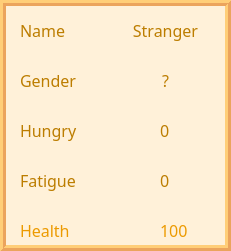
     <widget class="QFrame" name="frame">
      <property name="geometry">
       <rect>
        <x>290</x>
        <y>160</y>
        <width>231</width>
        <height>251</height>
       </rect>
      </property>
      <property name="palette">
       <palette>
        <active>
         <colorrole role="WindowText">
          <brush brushstyle="SolidPattern">
           <color alpha="255">
            <red>0</red>
            <green>0</green>
            <blue>0</blue>
           </color>
          </brush>
         </colorrole>
         <colorrole role="Button">
          <brush brushstyle="SolidPattern">
           <color alpha="255">
            <red>255</red>
            <green>255</green>
            <blue>255</blue>
           </color>
          </brush>
         </colorrole>
         <colorrole role="Light">
          <brush brushstyle="SolidPattern">
           <color alpha="255">
            <red>255</red>
            <green>206</green>
            <blue>120</blue>
           </color>
          </brush>
         </colorrole>
         <colorrole role="Midlight">
          <brush brushstyle="SolidPattern">
           <color alpha="255">
            <red>255</red>
            <green>231</green>
            <blue>175</blue>
           </color>
          </brush>
         </colorrole>
         <colorrole role="Dark">
          <brush brushstyle="SolidPattern">
           <color alpha="255">
            <red>235</red>
            <green>164</green>
            <blue>93</blue>
           </color>
          </brush>
         </colorrole>
         <colorrole role="Mid">
          <brush brushstyle="SolidPattern">
           <color alpha="255">
            <red>170</red>
            <green>170</green>
            <blue>170</blue>
           </color>
          </brush>
         </colorrole>
         <colorrole role="Text">
          <brush brushstyle="SolidPattern">
           <color alpha="255">
            <red>0</red>
            <green>0</green>
            <blue>0</blue>
           </color>
          </brush>
         </colorrole>
         <colorrole role="BrightText">
          <brush brushstyle="SolidPattern">
           <color alpha="255">
            <red>255</red>
            <green>255</green>
            <blue>255</blue>
           </color>
          </brush>
         </colorrole>
         <colorrole role="ButtonText">
          <brush brushstyle="SolidPattern">
           <color alpha="255">
            <red>0</red>
            <green>0</green>
            <blue>0</blue>
           </color>
          </brush>
         </colorrole>
         <colorrole role="Base">
          <brush brushstyle="SolidPattern">
           <color alpha="255">
            <red>255</red>
            <green>252</green>
            <blue>215</blue>
           </color>
          </brush>
         </colorrole>
         <colorrole role="Window">
          <brush brushstyle="SolidPattern">
           <color alpha="255">
            <red>255</red>
            <green>241</green>
            <blue>217</blue>
           </color>
          </brush>
         </colorrole>
         <colorrole role="Shadow">
          <brush brushstyle="SolidPattern">
           <color alpha="255">
            <red>0</red>
            <green>0</green>
            <blue>0</blue>
           </color>
          </brush>
         </colorrole>
         <colorrole role="AlternateBase">
          <brush brushstyle="SolidPattern">
           <color alpha="255">
            <red>255</red>
            <green>255</green>
            <blue>255</blue>
           </color>
          </brush>
         </colorrole>
         <colorrole role="ToolTipBase">
          <brush brushstyle="SolidPattern">
           <color alpha="255">
            <red>255</red>
            <green>255</green>
            <blue>220</blue>
           </color>
          </brush>
         </colorrole>
         <colorrole role="ToolTipText">
          <brush brushstyle="SolidPattern">
           <color alpha="255">
            <red>0</red>
            <green>0</green>
            <blue>0</blue>
           </color>
          </brush>
         </colorrole>
        </active>
        <inactive>
         <colorrole role="WindowText">
          <brush brushstyle="SolidPattern">
           <color alpha="255">
            <red>0</red>
            <green>0</green>
            <blue>0</blue>
           </color>
          </brush>
         </colorrole>
         <colorrole role="Button">
          <brush brushstyle="SolidPattern">
           <color alpha="255">
            <red>255</red>
            <green>255</green>
            <blue>255</blue>
           </color>
          </brush>
         </colorrole>
         <colorrole role="Light">
          <brush brushstyle="SolidPattern">
           <color alpha="255">
            <red>255</red>
            <green>206</green>
            <blue>120</blue>
           </color>
          </brush>
         </colorrole>
         <colorrole role="Midlight">
          <brush brushstyle="SolidPattern">
           <color alpha="255">
            <red>255</red>
            <green>231</green>
            <blue>175</blue>
           </color>
          </brush>
         </colorrole>
         <colorrole role="Dark">
          <brush brushstyle="SolidPattern">
           <color alpha="255">
            <red>235</red>
            <green>164</green>
            <blue>93</blue>
           </color>
          </brush>
         </colorrole>
         <colorrole role="Mid">
          <brush brushstyle="SolidPattern">
           <color alpha="255">
            <red>170</red>
            <green>170</green>
            <blue>170</blue>
           </color>
          </brush>
         </colorrole>
         <colorrole role="Text">
          <brush brushstyle="SolidPattern">
           <color alpha="255">
            <red>0</red>
            <green>0</green>
            <blue>0</blue>
           </color>
          </brush>
         </colorrole>
         <colorrole role="BrightText">
          <brush brushstyle="SolidPattern">
           <color alpha="255">
            <red>255</red>
            <green>255</green>
            <blue>255</blue>
           </color>
          </brush>
         </colorrole>
         <colorrole role="ButtonText">
          <brush brushstyle="SolidPattern">
           <color alpha="255">
            <red>0</red>
            <green>0</green>
            <blue>0</blue>
           </color>
          </brush>
         </colorrole>
         <colorrole role="Base">
          <brush brushstyle="SolidPattern">
           <color alpha="255">
            <red>255</red>
            <green>252</green>
            <blue>215</blue>
           </color>
          </brush>
         </colorrole>
         <colorrole role="Window">
          <brush brushstyle="SolidPattern">
           <color alpha="255">
            <red>255</red>
            <green>241</green>
            <blue>217</blue>
           </color>
          </brush>
         </colorrole>
         <colorrole role="Shadow">
          <brush brushstyle="SolidPattern">
           <color alpha="255">
            <red>0</red>
            <green>0</green>
            <blue>0</blue>
           </color>
          </brush>
         </colorrole>
         <colorrole role="AlternateBase">
          <brush brushstyle="SolidPattern">
           <color alpha="255">
            <red>255</red>
            <green>255</green>
            <blue>255</blue>
           </color>
          </brush>
         </colorrole>
         <colorrole role="ToolTipBase">
          <brush brushstyle="SolidPattern">
           <color alpha="255">
            <red>255</red>
            <green>255</green>
            <blue>220</blue>
           </color>
          </brush>
         </colorrole>
         <colorrole role="ToolTipText">
          <brush brushstyle="SolidPattern">
           <color alpha="255">
            <red>0</red>
            <green>0</green>
            <blue>0</blue>
           </color>
          </brush>
         </colorrole>
        </inactive>
        <disabled>
         <colorrole role="WindowText">
          <brush brushstyle="SolidPattern">
           <color alpha="255">
            <red>235</red>
            <green>164</green>
            <blue>93</blue>
           </color>
          </brush>
         </colorrole>
         <colorrole role="Button">
          <brush brushstyle="SolidPattern">
           <color alpha="255">
            <red>255</red>
            <green>255</green>
            <blue>255</blue>
           </color>
          </brush>
         </colorrole>
         <colorrole role="Light">
          <brush brushstyle="SolidPattern">
           <color alpha="255">
            <red>255</red>
            <green>206</green>
            <blue>120</blue>
           </color>
          </brush>
         </colorrole>
         <colorrole role="Midlight">
          <brush brushstyle="SolidPattern">
           <color alpha="255">
            <red>255</red>
            <green>231</green>
            <blue>175</blue>
           </color>
          </brush>
         </colorrole>
         <colorrole role="Dark">
          <brush brushstyle="SolidPattern">
           <color alpha="255">
            <red>235</red>
            <green>164</green>
            <blue>93</blue>
           </color>
          </brush>
         </colorrole>
         <colorrole role="Mid">
          <brush brushstyle="SolidPattern">
           <color alpha="255">
            <red>170</red>
            <green>170</green>
            <blue>170</blue>
           </color>
          </brush>
         </colorrole>
         <colorrole role="Text">
          <brush brushstyle="SolidPattern">
           <color alpha="255">
            <red>235</red>
            <green>164</green>
            <blue>93</blue>
           </color>
          </brush>
         </colorrole>
         <colorrole role="BrightText">
          <brush brushstyle="SolidPattern">
           <color alpha="255">
            <red>255</red>
            <green>255</green>
            <blue>255</blue>
           </color>
          </brush>
         </colorrole>
         <colorrole role="ButtonText">
          <brush brushstyle="SolidPattern">
           <color alpha="255">
            <red>235</red>
            <green>164</green>
            <blue>93</blue>
           </color>
          </brush>
         </colorrole>
         <colorrole role="Base">
          <brush brushstyle="SolidPattern">
           <color alpha="255">
            <red>255</red>
            <green>241</green>
            <blue>217</blue>
           </color>
          </brush>
         </colorrole>
         <colorrole role="Window">
          <brush brushstyle="SolidPattern">
           <color alpha="255">
            <red>255</red>
            <green>241</green>
            <blue>217</blue>
           </color>
          </brush>
         </colorrole>
         <colorrole role="Shadow">
          <brush brushstyle="SolidPattern">
           <color alpha="255">
            <red>0</red>
            <green>0</green>
            <blue>0</blue>
           </color>
          </brush>
         </colorrole>
         <colorrole role="AlternateBase">
          <brush brushstyle="SolidPattern">
           <color alpha="255">
            <red>255</red>
            <green>255</green>
            <blue>255</blue>
           </color>
          </brush>
         </colorrole>
         <colorrole role="ToolTipBase">
          <brush brushstyle="SolidPattern">
           <color alpha="255">
            <red>255</red>
            <green>255</green>
            <blue>220</blue>
           </color>
          </brush>
         </colorrole>
         <colorrole role="ToolTipText">
          <brush brushstyle="SolidPattern">
           <color alpha="255">
            <red>0</red>
            <green>0</green>
            <blue>0</blue>
           </color>
          </brush>
         </colorrole>
        </disabled>
       </palette>
      </property>
      <property name="font">
       <font>
        <family>MS Shell Dlg 2</family>
        <pointsize>8</pointsize>
        <weight>50</weight>
        <bold>false</bold>
       </font>
      </property>
      <property name="autoFillBackground">
       <bool>true</bool>
      </property>
      <property name="frameShape">
       <enum>QFrame::Box</enum>
      </property>
      <property name="frameShadow">
       <enum>QFrame::Raised</enum>
      </property>
      <property name="lineWidth">
       <number>3</number>
      </property>
      <widget class="QLabel" name="Status1">
       <property name="geometry">
        <rect>
         <x>20</x>
         <y>120</y>
         <width>81</width>
         <height>21</height>
        </rect>
       </property>
       <property name="palette">
        <palette>
         <active>
          <colorrole role="WindowText">
           <brush brushstyle="SolidPattern">
            <color alpha="255">
             <red>188</red>
             <green>125</green>
             <blue>0</blue>
            </color>
           </brush>
          </colorrole>
         </active>
         <inactive>
          <colorrole role="WindowText">
           <brush brushstyle="SolidPattern">
            <color alpha="255">
             <red>188</red>
             <green>125</green>
             <blue>0</blue>
            </color>
           </brush>
          </colorrole>
         </inactive>
         <disabled>
          <colorrole role="WindowText">
           <brush brushstyle="SolidPattern">
            <color alpha="255">
             <red>120</red>
             <green>120</green>
             <blue>120</blue>
            </color>
           </brush>
          </colorrole>
         </disabled>
        </palette>
       </property>
       <property name="font">
        <font>
         <family>Roland</family>
         <pointsize>12</pointsize>
        </font>
       </property>
       <property name="text">
        <string>Hungry</string>
       </property>
      </widget>
      <widget class="QLabel" name="Status4">
       <property name="geometry">
        <rect>
         <x>20</x>
         <y>70</y>
         <width>81</width>
         <height>21</height>
        </rect>
       </property>
       <property name="palette">
        <palette>
         <active>
          <colorrole role="WindowText">
           <brush brushstyle="SolidPattern">
            <color alpha="255">
             <red>188</red>
             <green>125</green>
             <blue>0</blue>
            </color>
           </brush>
          </colorrole>
         </active>
         <inactive>
          <colorrole role="WindowText">
           <brush brushstyle="SolidPattern">
            <color alpha="255">
             <red>188</red>
             <green>125</green>
             <blue>0</blue>
            </color>
           </brush>
          </colorrole>
         </inactive>
         <disabled>
          <colorrole role="WindowText">
           <brush brushstyle="SolidPattern">
            <color alpha="255">
             <red>120</red>
             <green>120</green>
             <blue>120</blue>
            </color>
           </brush>
          </colorrole>
         </disabled>
        </palette>
       </property>
       <property name="font">
        <font>
         <family>Roland</family>
         <pointsize>12</pointsize>
        </font>
       </property>
       <property name="text">
        <string>Gender</string>
       </property>
      </widget>
      <widget class="QLabel" name="Fatigue">
       <property name="geometry">
        <rect>
         <x>160</x>
         <y>170</y>
         <width>31</width>
         <height>21</height>
        </rect>
       </property>
       <property name="palette">
        <palette>
         <active>
          <colorrole role="WindowText">
           <brush brushstyle="SolidPattern">
            <color alpha="255">
             <red>188</red>
             <green>125</green>
             <blue>0</blue>
            </color>
           </brush>
          </colorrole>
         </active>
         <inactive>
          <colorrole role="WindowText">
           <brush brushstyle="SolidPattern">
            <color alpha="255">
             <red>188</red>
             <green>125</green>
             <blue>0</blue>
            </color>
           </brush>
          </colorrole>
         </inactive>
         <disabled>
          <colorrole role="WindowText">
           <brush brushstyle="SolidPattern">
            <color alpha="255">
             <red>120</red>
             <green>120</green>
             <blue>120</blue>
            </color>
           </brush>
          </colorrole>
         </disabled>
        </palette>
       </property>
       <property name="font">
        <font>
         <family>Roland</family>
         <pointsize>12</pointsize>
        </font>
       </property>
       <property name="text">
        <string>0</string>
       </property>
      </widget>
      <widget class="QLabel" name="NamePerson">
       <property name="geometry">
        <rect>
         <x>110</x>
         <y>20</y>
         <width>111</width>
         <height>21</height>
        </rect>
       </property>
       <property name="palette">
        <palette>
         <active>
          <colorrole role="WindowText">
           <brush brushstyle="SolidPattern">
            <color alpha="255">
             <red>188</red>
             <green>125</green>
             <blue>0</blue>
            </color>
           </brush>
          </colorrole>
         </active>
         <inactive>
          <colorrole role="WindowText">
           <brush brushstyle="SolidPattern">
            <color alpha="255">
             <red>188</red>
             <green>125</green>
             <blue>0</blue>
            </color>
           </brush>
          </colorrole>
         </inactive>
         <disabled>
          <colorrole role="WindowText">
           <brush brushstyle="SolidPattern">
            <color alpha="255">
             <red>120</red>
             <green>120</green>
             <blue>120</blue>
            </color>
           </brush>
          </colorrole>
         </disabled>
        </palette>
       </property>
       <property name="font">
        <font>
         <family>Roland</family>
         <pointsize>12</pointsize>
        </font>
       </property>
       <property name="text">
        <string>Stranger</string>
       </property>
       <property name="alignment">
        <set>Qt::AlignCenter</set>
       </property>
      </widget>
      <widget class="QLabel" name="Status4_2">
       <property name="geometry">
        <rect>
         <x>20</x>
         <y>220</y>
         <width>81</width>
         <height>21</height>
        </rect>
       </property>
       <property name="palette">
        <palette>
         <active>
          <colorrole role="WindowText">
           <brush brushstyle="SolidPattern">
            <color alpha="255">
             <red>236</red>
             <green>154</green>
             <blue>0</blue>
            </color>
           </brush>
          </colorrole>
         </active>
         <inactive>
          <colorrole role="WindowText">
           <brush brushstyle="SolidPattern">
            <color alpha="255">
             <red>236</red>
             <green>154</green>
             <blue>0</blue>
            </color>
           </brush>
          </colorrole>
         </inactive>
         <disabled>
          <colorrole role="WindowText">
           <brush brushstyle="SolidPattern">
            <color alpha="255">
             <red>120</red>
             <green>120</green>
             <blue>120</blue>
            </color>
           </brush>
          </colorrole>
         </disabled>
        </palette>
       </property>
       <property name="font">
        <font>
         <family>Roland</family>
         <pointsize>12</pointsize>
        </font>
       </property>
       <property name="text">
        <string>Health</string>
       </property>
      </widget>
      <widget class="QLabel" name="Health">
       <property name="geometry">
        <rect>
         <x>160</x>
         <y>220</y>
         <width>31</width>
         <height>21</height>
        </rect>
       </property>
       <property name="palette">
        <palette>
         <active>
          <colorrole role="WindowText">
           <brush brushstyle="SolidPattern">
            <color alpha="255">
             <red>236</red>
             <green>154</green>
             <blue>0</blue>
            </color>
           </brush>
          </colorrole>
         </active>
         <inactive>
          <colorrole role="WindowText">
           <brush brushstyle="SolidPattern">
            <color alpha="255">
             <red>236</red>
             <green>154</green>
             <blue>0</blue>
            </color>
           </brush>
          </colorrole>
         </inactive>
         <disabled>
          <colorrole role="WindowText">
           <brush brushstyle="SolidPattern">
            <color alpha="255">
             <red>120</red>
             <green>120</green>
             <blue>120</blue>
            </color>
           </brush>
          </colorrole>
         </disabled>
        </palette>
       </property>
       <property name="font">
        <font>
         <family>Roland</family>
         <pointsize>12</pointsize>
        </font>
       </property>
       <property name="text">
        <string>100</string>
       </property>
      </widget>
      <widget class="QLabel" name="Status3">
       <property name="geometry">
        <rect>
         <x>20</x>
         <y>20</y>
         <width>81</width>
         <height>21</height>
        </rect>
       </property>
       <property name="palette">
        <palette>
         <active>
          <colorrole role="WindowText">
           <brush brushstyle="SolidPattern">
            <color alpha="255">
             <red>188</red>
             <green>125</green>
             <blue>0</blue>
            </color>
           </brush>
          </colorrole>
         </active>
         <inactive>
          <colorrole role="WindowText">
           <brush brushstyle="SolidPattern">
            <color alpha="255">
             <red>188</red>
             <green>125</green>
             <blue>0</blue>
            </color>
           </brush>
          </colorrole>
         </inactive>
         <disabled>
          <colorrole role="WindowText">
           <brush brushstyle="SolidPattern">
            <color alpha="255">
             <red>120</red>
             <green>120</green>
             <blue>120</blue>
            </color>
           </brush>
          </colorrole>
         </disabled>
        </palette>
       </property>
       <property name="font">
        <font>
         <family>Roland</family>
         <pointsize>12</pointsize>
        </font>
       </property>
       <property name="text">
        <string>Name</string>
       </property>
      </widget>
      <widget class="QLabel" name="Hunger">
       <property name="geometry">
        <rect>
         <x>160</x>
         <y>120</y>
         <width>31</width>
         <height>21</height>
        </rect>
       </property>
       <property name="palette">
        <palette>
         <active>
          <colorrole role="WindowText">
           <brush brushstyle="SolidPattern">
            <color alpha="255">
             <red>188</red>
             <green>125</green>
             <blue>0</blue>
            </color>
           </brush>
          </colorrole>
         </active>
         <inactive>
          <colorrole role="WindowText">
           <brush brushstyle="SolidPattern">
            <color alpha="255">
             <red>188</red>
             <green>125</green>
             <blue>0</blue>
            </color>
           </brush>
          </colorrole>
         </inactive>
         <disabled>
          <colorrole role="WindowText">
           <brush brushstyle="SolidPattern">
            <color alpha="255">
             <red>120</red>
             <green>120</green>
             <blue>120</blue>
            </color>
           </brush>
          </colorrole>
         </disabled>
        </palette>
       </property>
       <property name="font">
        <font>
         <family>Roland</family>
         <pointsize>12</pointsize>
        </font>
       </property>
       <property name="text">
        <string>0</string>
       </property>
      </widget>
      <widget class="QLabel" name="Gender">
       <property name="geometry">
        <rect>
         <x>120</x>
         <y>70</y>
         <width>91</width>
         <height>21</height>
        </rect>
       </property>
       <property name="palette">
        <palette>
         <active>
          <colorrole role="WindowText">
           <brush brushstyle="SolidPattern">
            <color alpha="255">
             <red>188</red>
             <green>125</green>
             <blue>0</blue>
            </color>
           </brush>
          </colorrole>
         </active>
         <inactive>
          <colorrole role="WindowText">
           <brush brushstyle="SolidPattern">
            <color alpha="255">
             <red>188</red>
             <green>125</green>
             <blue>0</blue>
            </color>
           </brush>
          </colorrole>
         </inactive>
         <disabled>
          <colorrole role="WindowText">
           <brush brushstyle="SolidPattern">
            <color alpha="255">
             <red>120</red>
             <green>120</green>
             <blue>120</blue>
            </color>
           </brush>
          </colorrole>
         </disabled>
        </palette>
       </property>
       <property name="font">
        <font>
         <family>Roland</family>
         <pointsize>12</pointsize>
        </font>
       </property>
       <property name="text">
        <string>?</string>
       </property>
       <property name="alignment">
        <set>Qt::AlignCenter</set>
       </property>
      </widget>
      <widget class="QLabel" name="Status2">
       <property name="geometry">
        <rect>
         <x>20</x>
         <y>170</y>
         <width>81</width>
         <height>21</height>
        </rect>
       </property>
       <property name="palette">
        <palette>
         <active>
          <colorrole role="WindowText">
           <brush brushstyle="SolidPattern">
            <color alpha="255">
             <red>188</red>
             <green>125</green>
             <blue>0</blue>
            </color>
           </brush>
          </colorrole>
         </active>
         <inactive>
          <colorrole role="WindowText">
           <brush brushstyle="SolidPattern">
            <color alpha="255">
             <red>188</red>
             <green>125</green>
             <blue>0</blue>
            </color>
           </brush>
          </colorrole>
         </inactive>
         <disabled>
          <colorrole role="WindowText">
           <brush brushstyle="SolidPattern">
            <color alpha="255">
             <red>120</red>
             <green>120</green>
             <blue>120</blue>
            </color>
           </brush>
          </colorrole>
         </disabled>
        </palette>
       </property>
       <property name="font">
        <font>
         <family>Roland</family>
         <pointsize>12</pointsize>
        </font>
       </property>
       <property name="text">
        <string>Fatigue</string>
       </property>
      </widget>
     </widget>
